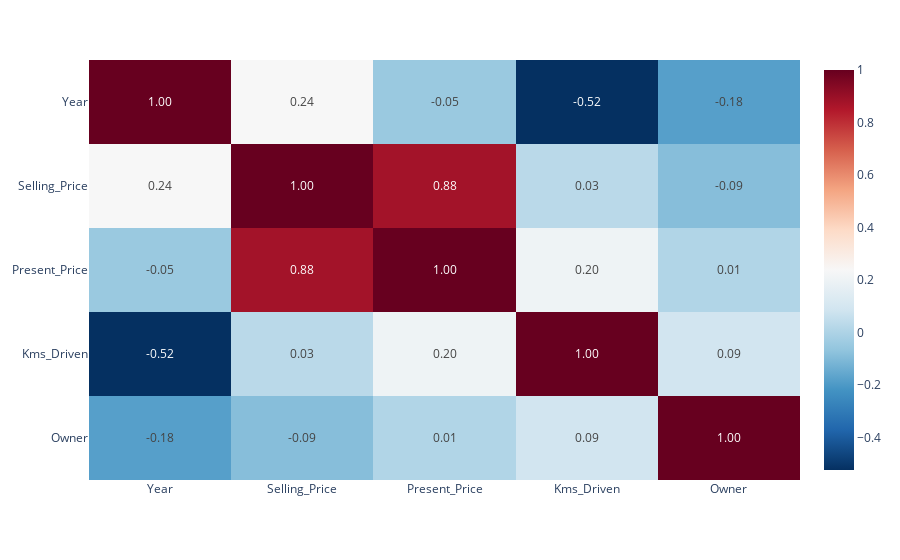

Write notebook code for a chart like this one.
### Code cell
import plotly.express as px

numeric_df = df.select_dtypes(include=['number'])
corr_matrix = numeric_df.corr()

fig = px.imshow(corr_matrix, text_auto='.2f', aspect="auto", color_continuous_scale='RdBu_r')
fig.show()

### Figure 1 — Plotly figure (JSON) as saved in the notebook; plotly's stock layout.template omitted (floating-point values rounded to 4 significant figures)
{"data": [{"coloraxis": "coloraxis", "hovertemplate": "x: %{x}<br>y: %{y}<br>color: %{z}<extra></extra>", "name": "0", "texttemplate": "%{z:.2f}", "type": "heatmap", "x": ["Year", "Selling_Price", "Present_Price", "Kms_Driven", "Owner"], "xaxis": "x", "y": ["Year", "Selling_Price", "Present_Price", "Kms_Driven", "Owner"], "yaxis": "y", "z": [[1, 0.2361, -0.04758, -0.5243, -0.1821], [0.2361, 1, 0.879, 0.02919, -0.08834], [-0.04758, 0.879, 1, 0.2036, 0.008057], [-0.5243, 0.02919, 0.2036, 1, 0.08922], [-0.1821, -0.08834, 0.008057, 0.08922, 1]]}], "layout": {"autosize": true, "coloraxis": {"colorscale": [[0, "rgb(5,48,97)"], [0.1, "rgb(33,102,172)"], [0.2, "rgb(67,147,195)"], [0.3, "rgb(146,197,222)"], [0.4, "rgb(209,229,240)"], [0.5, "rgb(247,247,247)"], [0.6, "rgb(253,219,199)"], [0.7, "rgb(244,165,130)"], [0.8, "rgb(214,96,77)"], [0.9, "rgb(178,24,43)"], [1, "rgb(103,0,31)"]]}, "margin": {"t": 60}, "xaxis": {"anchor": "y", "autorange": true, "domain": [0, 1], "range": [-0.5, 4.5], "type": "category"}, "yaxis": {"anchor": "x", "autorange": true, "domain": [0, 1], "range": [4.5, -0.5], "type": "category"}}}
